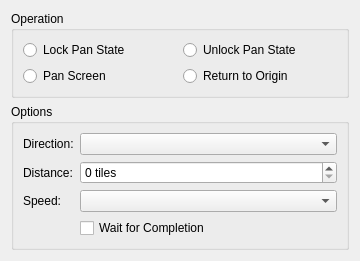
<?xml version="1.0" encoding="UTF-8"?>
<ui version="4.0">
 <class>PanScreenWidget</class>
 <widget class="QWidget" name="PanScreenWidget">
  <property name="geometry">
   <rect><x>0</x><y>0</y><width>360</width><height>260</height></rect>
  </property>
  <property name="windowTitle">
   <string>Pan Screen</string>
  </property>
  <layout class="QVBoxLayout" name="verticalLayout">
   <item>
    <widget class="QGroupBox" name="groupOperation">
     <property name="title"><string>Operation</string></property>
     <layout class="QGridLayout" name="layoutOperation">
      <item row="0" column="0">
       <widget class="QRadioButton" name="radioLock">
        <property name="text"><string>Lock Pan State</string></property>
        <attribute name="buttonGroup"><string notr="true">groupMode</string></attribute>
       </widget>
      </item>
      <item row="0" column="1">
       <widget class="QRadioButton" name="radioUnlock">
        <property name="text"><string>Unlock Pan State</string></property>
        <attribute name="buttonGroup"><string notr="true">groupMode</string></attribute>
       </widget>
      </item>
      <item row="1" column="0">
       <widget class="QRadioButton" name="radioPan">
        <property name="text"><string>Pan Screen</string></property>
        <attribute name="buttonGroup"><string notr="true">groupMode</string></attribute>
       </widget>
      </item>
      <item row="1" column="1">
       <widget class="QRadioButton" name="radioReset">
        <property name="text"><string>Return to Origin</string></property>
        <attribute name="buttonGroup"><string notr="true">groupMode</string></attribute>
       </widget>
      </item>
     </layout>
    </widget>
   </item>
   <item>
    <widget class="QGroupBox" name="groupOptions">
     <property name="title"><string>Options</string></property>
     <layout class="QFormLayout" name="layoutOptions">
      <item row="0" column="0"><widget class="QLabel" name="labelDirection"><property name="text"><string>Direction:</string></property></widget></item>
      <item row="0" column="1"><widget class="QComboBox" name="comboDirection"/></item>
      <item row="1" column="0"><widget class="QLabel" name="labelDistance"><property name="text"><string>Distance:</string></property></widget></item>
      <item row="1" column="1">
       <widget class="RpgSpinBox" name="spinDistance">
        <property name="suffix"><string> tiles</string></property>
        <property name="maximum"><number>9999</number></property>
       </widget>
      </item>
      <item row="2" column="0"><widget class="QLabel" name="labelSpeed"><property name="text"><string>Speed:</string></property></widget></item>
      <item row="2" column="1"><widget class="QComboBox" name="comboSpeed"/></item>
      <item row="3" column="1">
       <widget class="QCheckBox" name="checkWait">
        <property name="text"><string>Wait for Completion</string></property>
       </widget>
      </item>
     </layout>
    </widget>
   </item>
   <item>
    <spacer name="verticalSpacer">
     <property name="orientation"><enum>Qt::Vertical</enum></property>
     <property name="sizeHint" stdset="0"><size><width>20</width><height>10</height></size></property>
    </spacer>
   </item>
  </layout>
 </widget>
 <customwidgets>
  <customwidget>
   <class>RpgSpinBox</class>
   <extends>QSpinBox</extends>
   <header>ui/common/rpg_spinbox.h</header>
  </customwidget>
 </customwidgets>
 <resources/>
 <connections/>
 <buttongroups>
  <buttongroup name="groupMode"/>
 </buttongroups>
</ui>
